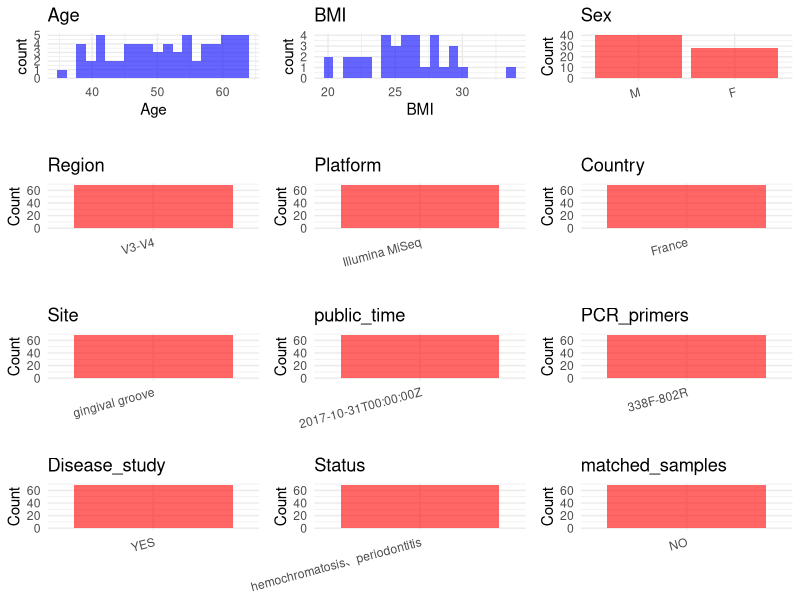

Generate this figure with R: (Note: this script raises an error after producing the figure.)
## ---- chunk 1
# Load necessary libraries
library(dplyr)
library(ggplot2)
library(cowplot)
library(stringr)

# Set working directory (update this path to your local directory)
setwd("/home/hby/oral_project/PRJNA416501")

# Read the initial metadata files
initial_meta <- read.csv("SraRunTable.csv", header = T)

# Combine the two metadata files
# meta <- rbind(initial_meta, initial_meta1)

# Remove entries non-oral samples
# initial_meta <- subset(initial_meta,isolate %in% c("saliva","tongue coat"))

# Check the number of samples containing "HT" in Sample.Name (e.g., healthy controls)
# nrow(subset(meta, grepl("HT", Sample.Name)))

# Display the first few rows of the metadata
head(initial_meta)
## ---- chunk 2
# Create a uniform metadata dataframe
metadata <- data.frame(
  BioProject = initial_meta$BioProject,
  Run = initial_meta$Run,
  sample_name = initial_meta$Sample_Name,
  Platform = initial_meta$Instrument,
  Country = initial_meta$geo_loc_name_country,
  public_time = initial_meta$ReleaseDate,
  Site = initial_meta$host_body_site,
  Sex = initial_meta$host_sex,
  Age = initial_meta$Host_Age,
  BMI = initial_meta$host_body_mass_index
) %>%
  mutate(
    Sex = case_when(
      Sex == "female" ~ "F",
      Sex == "male" ~ "M",
    )
  )
## ---- chunk 3
# Add information obtained from the publication
metadata$Status <- "hemochromatosis、periodontitis"
metadata$Region <- "V3-V4"
metadata$PCR_primers <- "338F-802R"
metadata$title <- "Periodontal pathogens and clinical parameters in chronic periodontitis"
metadata$Disease_study <- "YES"
metadata$matched_samples <- "NO"
## ---- chunk 4
# Check the number of unique runs and sample names
print(paste("Number of unique runs:", length(unique(metadata$Run))))
print(paste("Number of unique sample names:", length(unique(metadata$sample_name))))
## ---- chunk 5
# Select columns for visualization
plot_data <- metadata %>%
  select(-BioProject, -Run, -sample_name, -title)

# Function to create simple plots for each column
create_simple_plots <- function(data) {
  plots <- list()

  for (col in colnames(data)) {
    # Check if the column is all NA
    if (all(is.na(data[[col]]))) {
      # Create an empty plot with text indicating all NA
      p <- ggplot() +
        annotate("text", x = 0.5, y = 0.5, label = "this column is NA", size = 6) +
        labs(title = col) +
        theme_void()
    } else if (is.numeric(data[[col]])) {
      # Numeric variable: histogram
      p <- ggplot(data, aes(x = .data[[col]])) +
        geom_histogram(fill = "blue", alpha = 0.6, bins = 20, na.rm = TRUE) +
        labs(title = col) +
        theme_minimal()
    } else {
      # Categorical variable: bar plot (remove NA values)
      count_data <- as.data.frame(table(data[[col]], useNA = "ifany"))
      p <- ggplot(count_data, aes(x = reorder(Var1, -Freq), y = Freq)) +
        geom_col(fill = "red", alpha = 0.6) +
        labs(title = col, x = NULL, y = "Count") +
        theme_minimal() +
        theme(axis.text.x = element_text(angle = 15, hjust = 1))
    }
    plots[[col]] <- p
  }

  return(plots)
}

# Generate and arrange plots
plots <- create_simple_plots(plot_data)
p <- plot_grid(plots$Age,
  plots$BMI,
  plots$Sex,
  plots$Region,
  plots$Platform,
  plots$Country,
  plots$Site,
  plots$public_time,
  plots$PCR_primers,
  plots$Disease_study,
  plots$Status,
  plots$matched_samples, # add
  ncol = 3, align = "hv", axis = "lb"
)
ggsave("Metadata_Summary.png", plot = p, width = 8, height = 6, dpi = 150)
## ---- chunk 6
knitr::include_graphics("Metadata_Summary.png")
## ---- chunk 7
# Reorder columns to match the desired format
metadata <- metadata[, c(
  "BioProject", "Run", "sample_name", "Age", "BMI", "Sex",
  "Region", "Platform", "Country", "Site", "public_time",
  "PCR_primers", "title", "Disease_study", "Status", "matched_samples"
)]

# Export the uniform metadata to a CSV file
write.csv(metadata, file = "metadata.csv", quote = FALSE)
head(metadata)
